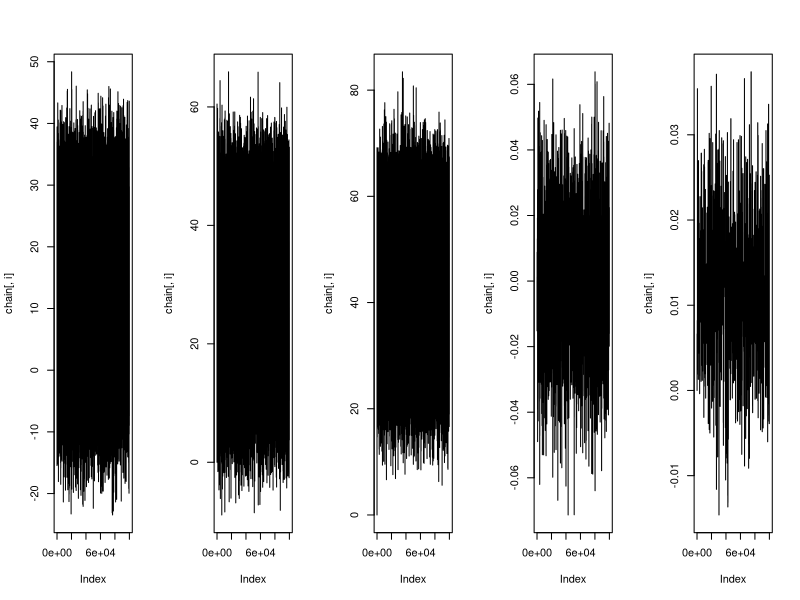

This figure's R source:
Air = function(niter=10^5, init=c(0,0,0,0,0), prop.sd=c(0.001,0.001)){   #ajuster prop.sd selon acc.rates
  init=c(0,0,0,0,0)
  prop.sd=c(1,1)
  
  
  alpha = 4.48        
  beta = 0.76         
  sigma2 = 81.14      
  J = 3               
  y = c(21, 20, 15)
  n = c(48, 34, 21)
  z = c(10, 30, 50)
  
  chain=matrix(NA, niter+1, 5)
  chain[1,] = init
  
  acc.rates = rep(0, 2)
  
  for (iter in 1:niter){
    current = chain[iter,]
    
    #Mise à jour des x_i
    for (i in 1:J){
      prop = rnorm(1, alpha+beta*z[i], sqrt(sigma2))
      current[i] = prop
    }
    x = c(current[1], current[2], current[3])
    
    #Mise à jour de theta_1
    prop = rnorm(1, current[4], prop.sd[1])
    
    top = sum(y*(prop+current[5]*x) - n*log(1+exp(prop+current[5]*x)) + (-(prop^2+current[5]^2)/0.002))
    bottom = sum(y*(current[4]+current[5]*x) - n*log(1+exp(current[4]+current[5]*x)) + (-(current[4]^2+current[5]^2)/0.002))
    acc.prob = exp(top - bottom)
    
    if (runif(1) < acc.prob){
      current[4] = prop
      acc.rates[1] = acc.rates[1] + 1
    }
    
    #Mise à jour de theta_2
    prop = rnorm(1, current[5], prop.sd[2])
    
    top = sum(y*(current[4]+prop*x) - n*log(1+exp(current[4]+prop*x)) + (-(current[4]^2+prop^2)/0.002))
    bottom = sum(y*(current[4]+current[5]*x) - n*log(1+exp(current[4]+current[5]*x)) + (-(current[4]^2+current[5]^2)/0.002))
    acc.prob = exp(top - bottom)
    
    if (runif(1) < acc.prob){
      current[5] = prop
      acc.rates[2] = acc.rates[2] + 1
    }
    
    chain[iter+1,] = current
  }
  
  return(list(chain=chain, acc.rates=acc.rates/niter))
}

acc.rates = Air()$acc.rates
chain = Air()$chain

par(mfrow=c(1,5))
for (i in 1:5){
  plot(chain[,i], type="l")
}

acc.rates
mean(chain[,4])
var(chain[,4])

mean(chain[,5])
var(chain[,5])
